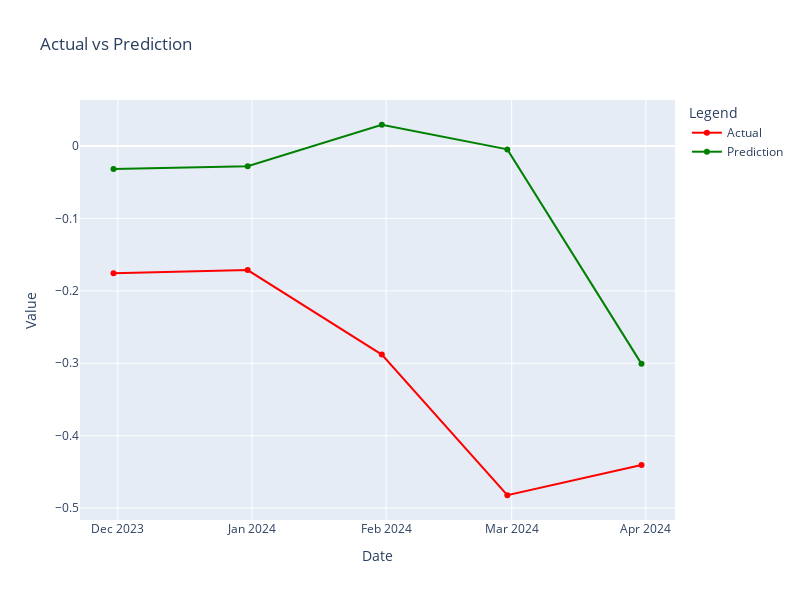
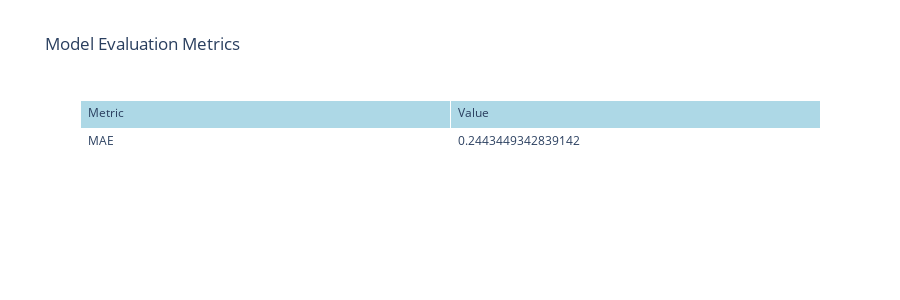

Notebook cell for these charts, in order:
### Markdown cell above
<H1> EVALUATION </H1>

### Code cell
from sklearn.metrics import mean_absolute_error
import plotly.graph_objects as go
from plotly.subplots import make_subplots
import os

os.makedirs('./assets', exist_ok= True)
def evaluate_model(y_test, prediction):
  # Calculate MAE
  mae = mean_absolute_error(y_test, prediction)

  # Create a DataFrame for the table
  data = {'Metric': ['MAE'],
          'Value': [mae]}
  df = pd.DataFrame(data)

  # Create a Plotly table
  fig = go.Figure(data=[go.Table(
      header=dict(values=list(df.columns),
                  fill_color='lightblue',
                  align='left'),
      cells=dict(values=[df['Metric'], df['Value']],
                fill_color='white',
                align='left'))
  ])

  # Update layout options if needed
  fig.update_layout(title='Model Evaluation Metrics', height = 300)

  # Show the plot
  fig.show()
  
  #Save the plot
  fig.write_image('./assets/xgb_eval.png' , scale =3)

def plot_predictions_plotly(testing_dates, y_test, prediction):
  df_test = pd.DataFrame({"date": testing_dates, "actual": y_test, "prediction": prediction})
  
  fig = make_subplots()
  # Actual data
  fig.add_trace(go.Scatter(x=df_test['date'], y=df_test['actual'], mode='lines+markers', name='Actual', line=dict(color = 'red')))
  # Prediction data
  fig.add_trace(go.Scatter(x=df_test['date'], y=df_test['prediction'], mode='lines+markers', name='Prediction', line=dict(color = 'green')))
  
  # Update layout
  fig.update_layout(title='Actual vs Prediction', xaxis_title='Date', yaxis_title='Value', legend_title='Legend', width=800, height=600)
  fig.show()
  
  #Save the plot
  fig.write_image('./assets/xgb_chart.png', scale =3 )
  
  
def plot__importance(model):
    import matplotlib.pyplot as plt
    from xgboost import plot_importance

    plt.figure(figsize=(5,5))
    plot_importance(model.best_estimator_)
    plt.tight_layout()
    plt.savefig('./assets/xgb_importance.png', dpi = 199)
    plt.show()
    
import pickle 
#grid_search = pickle.load(open('../data/xgb.pkl', 'rb'))
pr = grid_search.predict(test_scale_df.drop(columns=['Corn_Mean']))
plot_predictions_plotly(test.reset_index().Date, test_scale_df['Corn_Mean'], pr)
evaluate_model(test_scale_df['Corn_Mean'], pr)
plot__importance(grid_search)

### Figure 1 — Plotly figure (JSON) as saved in the notebook; plotly's stock layout.template omitted (floating-point values rounded to 4 significant figures)
{"data": [{"line": {"color": "red"}, "mode": "lines+markers", "name": "Actual", "type": "scatter", "x": ["2023-11-30T00:00:00", "2023-12-31T00:00:00", "2024-01-31T00:00:00", "2024-02-29T00:00:00", "2024-03-31T00:00:00"], "y": [-0.1757, -0.1713, -0.2879, -0.4822, -0.4404]}, {"line": {"color": "green"}, "mode": "lines+markers", "name": "Prediction", "type": "scatter", "x": ["2023-11-30T00:00:00", "2023-12-31T00:00:00", "2024-01-31T00:00:00", "2024-02-29T00:00:00", "2024-03-31T00:00:00"], "y": [-0.03186, -0.02781, 0.02933, -0.004687, -0.3008]}], "layout": {"height": 600, "legend": {"title": {"text": "Legend"}}, "title": {"text": "Actual vs Prediction"}, "width": 800, "xaxis": {"anchor": "y", "domain": [0, 1], "title": {"text": "Date"}}, "yaxis": {"anchor": "x", "domain": [0, 1], "title": {"text": "Value"}}}}

### Figure 2 — Plotly figure (JSON) as saved in the notebook; plotly's stock layout.template omitted (floating-point values rounded to 4 significant figures)
{"data": [{"cells": {"align": "left", "fill": {"color": "white"}, "values": [["MAE"], [0.2443]]}, "header": {"align": "left", "fill": {"color": "lightblue"}, "values": ["Metric", "Value"]}, "type": "table"}], "layout": {"height": 300, "title": {"text": "Model Evaluation Metrics"}}}
